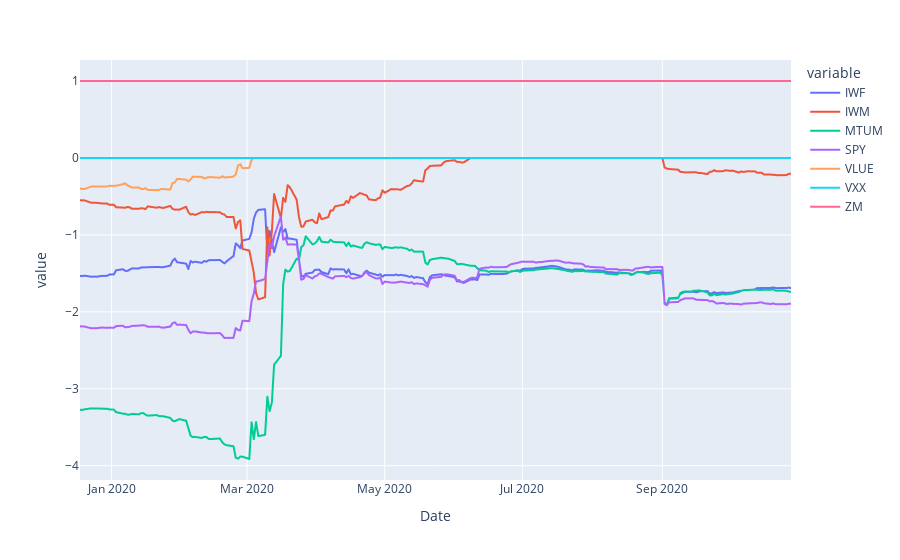

Notebook code for this chart:
### Code cell
px.line(factor_loading_series["ZM"])

### Figure 1 — Plotly figure (JSON) as saved in the notebook; plotly's stock layout.template omitted (floating-point values rounded to 4 significant figures; data arrays with more than 128 entries replaced by an {"elided": "..."} marker saying what was removed)
{"data": [{"hovertemplate": "variable=IWF<br>Date=%{x}<br>value=%{y}<extra></extra>", "legendgroup": "IWF", "line": {"color": "#636efa", "dash": "solid"}, "mode": "lines", "name": "IWF", "showlegend": true, "type": "scattergl", "x": {"elided": "218 str values"}, "xaxis": "x", "y": {"elided": "218 float values"}, "yaxis": "y"}, {"hovertemplate": "variable=IWM<br>Date=%{x}<br>value=%{y}<extra></extra>", "legendgroup": "IWM", "line": {"color": "#EF553B", "dash": "solid"}, "mode": "lines", "name": "IWM", "showlegend": true, "type": "scattergl", "x": {"elided": "218 str values"}, "xaxis": "x", "y": {"elided": "218 float values"}, "yaxis": "y"}, {"hovertemplate": "variable=MTUM<br>Date=%{x}<br>value=%{y}<extra></extra>", "legendgroup": "MTUM", "line": {"color": "#00cc96", "dash": "solid"}, "mode": "lines", "name": "MTUM", "showlegend": true, "type": "scattergl", "x": {"elided": "218 str values"}, "xaxis": "x", "y": {"elided": "218 float values"}, "yaxis": "y"}, {"hovertemplate": "variable=SPY<br>Date=%{x}<br>value=%{y}<extra></extra>", "legendgroup": "SPY", "line": {"color": "#ab63fa", "dash": "solid"}, "mode": "lines", "name": "SPY", "showlegend": true, "type": "scattergl", "x": {"elided": "218 str values"}, "xaxis": "x", "y": {"elided": "218 float values"}, "yaxis": "y"}, {"hovertemplate": "variable=VLUE<br>Date=%{x}<br>value=%{y}<extra></extra>", "legendgroup": "VLUE", "line": {"color": "#FFA15A", "dash": "solid"}, "mode": "lines", "name": "VLUE", "showlegend": true, "type": "scattergl", "x": {"elided": "218 str values"}, "xaxis": "x", "y": {"elided": "218 float values"}, "yaxis": "y"}, {"hovertemplate": "variable=VXX<br>Date=%{x}<br>value=%{y}<extra></extra>", "legendgroup": "VXX", "line": {"color": "#19d3f3", "dash": "solid"}, "mode": "lines", "name": "VXX", "showlegend": true, "type": "scattergl", "x": {"elided": "218 str values"}, "xaxis": "x", "y": {"elided": "218 int values"}, "yaxis": "y"}, {"hovertemplate": "variable=ZM<br>Date=%{x}<br>value=%{y}<extra></extra>", "legendgroup": "ZM", "line": {"color": "#FF6692", "dash": "solid"}, "mode": "lines", "name": "ZM", "showlegend": true, "type": "scattergl", "x": {"elided": "218 str values"}, "xaxis": "x", "y": {"elided": "218 int values"}, "yaxis": "y"}], "layout": {"legend": {"title": {"text": "variable"}, "tracegroupgap": 0}, "margin": {"t": 60}, "xaxis": {"anchor": "y", "domain": [0, 1], "title": {"text": "Date"}}, "yaxis": {"anchor": "x", "domain": [0, 1], "title": {"text": "value"}}}}
